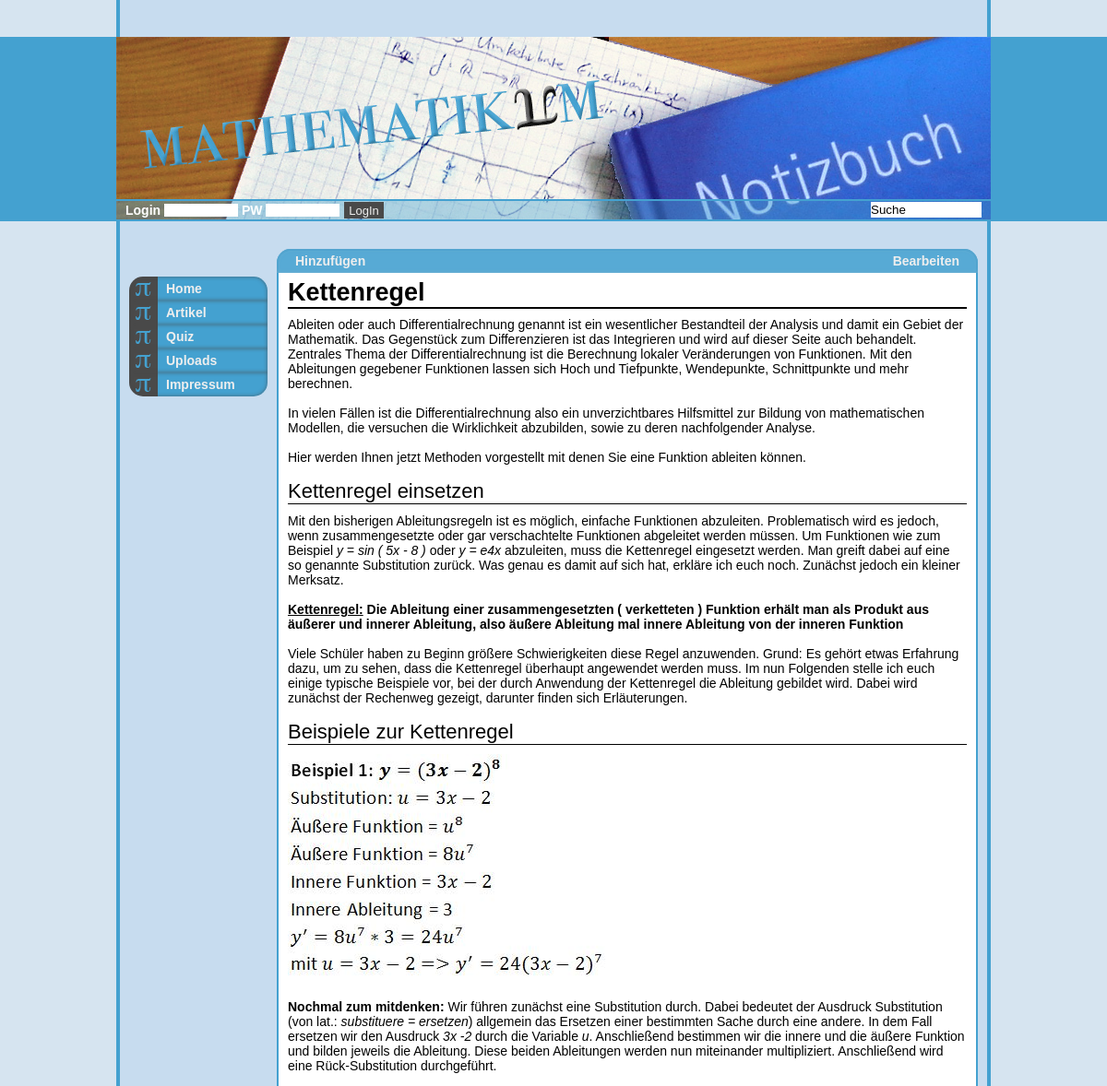
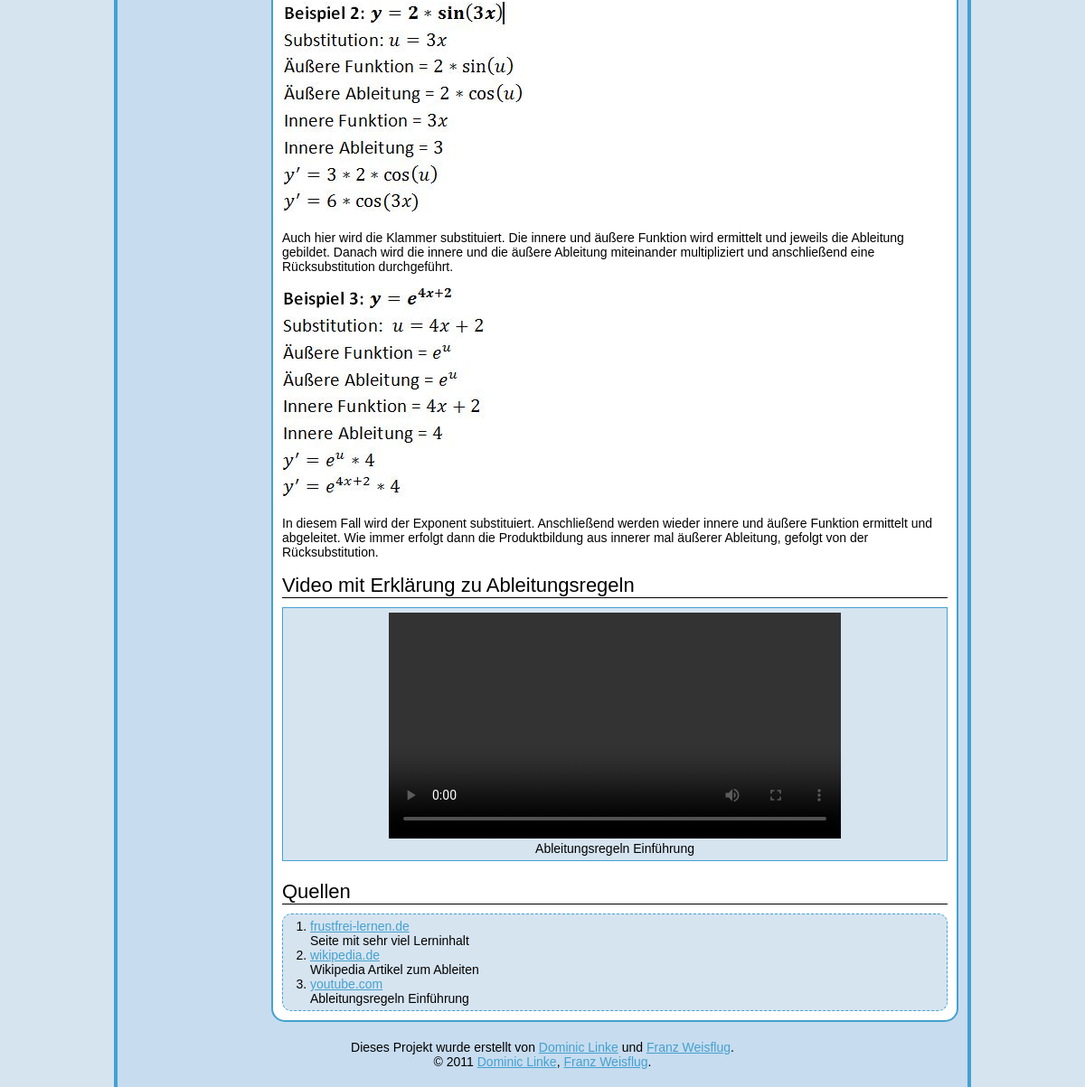
The app's page /index.php?artikelid=6 with its own data (2 pictures, top to bottom).
### tables this page shows
CREATE TABLE IF NOT EXISTS `matheeintraege` (
  `id` int(3) NOT NULL AUTO_INCREMENT,
  `name` varchar(50) DEFAULT 'nix',
  `inhalt` longtext,
  PRIMARY KEY (`id`)
);

CREATE TABLE IF NOT EXISTS `navi` (
  `id` int(1) DEFAULT NULL,
  `name` varchar(20) DEFAULT NULL,
  `inhalt` longtext
);

### navi.php (the view, shortened to what this page needs)
<ul>
	<?php
	    $sql_navi="select * from navi";
		$db_erg_navi = mysql_query($sql_navi);
		while ($zeile_navi = mysql_fetch_array( $db_erg_navi, MYSQL_ASSOC)){
			echo "<li>";
			if($zeile_navi['name']=='Artikel' || $zeile_navi['id']=='2'){
				echo "<span class='nolink'>".$zeile_navi['name']."</span>";
			}
			else if ($zeile_navi['name']=='Quiz' || $zeile_navi['id']=='3'){
				echo "<span class='nolink'>".$zeile_navi['name']."</span>";
			}
			else {
				echo "<a href='index.php?naviid=".$zeile_navi['id']."'>";
				echo $zeile_navi['name'];
				echo "</a>";
			}
			echo "</li>";
		}
	?>
</ul>

### content_artikelid.php (shortened to what this page needs)
<?php
	$sql_content="SELECT * FROM  `matheeintraege` WHERE `matheeintraege`.`id` =".$artikelid;
	$db_erg_content = mysql_query($sql_content);
	while ($zeile_content = mysql_fetch_array( $db_erg_content, MYSQL_ASSOC)){
		$title_content = $zeile_content['name'];
		$inhalt_content = nl2br($zeile_content['inhalt']);
		include 'content_parser.php';
	}
?>

### content_parser.php (shortened to what this page needs)
<?php
	function linkLenght($treffer) {
		$url = trim($treffer[1]);
		if(substr($url,0,7)!= 'http://' && substr($url,0,7)!= 'uploads' && substr($url,0,7)!= 'mailto:' && substr($url,0,5)!= 'index')
			$url = "http://".$url;
		if(strlen(trim($treffer[2]))!=0)
			$linkname = $treffer[2];
		else
			$linkname = $treffer[1];
		$ergebnis = "<a href=\"".$url."\" target=\"_blank\">".$linkname."</a>";
		return $ergebnis;
	}
	function picSize($treffer) {
		return " <img src=\"".$treffer[1]."\" alt=\"".$treffer[1]."\">";
	}
	function src_umwandeln($a){
		return "[source]uploads/".rawurlencode($a[1])."[/source]";
	}
	function source_type($b) {
		if($b[2]=='wav') {
			return '<source src="'.$b[1].'.'.$b[2].'" type="audio/'.$b[2].'" />';
		}
		else {
			return '<source src="'.$b[1].'.'.$b[2].'" type="video/'.$b[2].'" />';
		}
	}
	$inhalt_content = preg_replace_callback('/\[source\]uploads\/(.*)\[\/source\]/Usi', 'src_umwandeln', $inhalt_content);
	$inhalt_content = preg_replace("/\[fett\](.*)\[\/fett\]/Usi", "<b>\\1</b>", $inhalt_content);
	$inhalt_content = preg_replace("/\[kursiv\](.*)\[\/kursiv\]/Usi", "<i>\\1</i>", $inhalt_content);
	$inhalt_content = preg_replace("/\[unterstrichen\](.*)\[\/unterstrichen\]/Usi", "<u>\\1</u>", $inhalt_content);
	$inhalt_content = preg_replace("/\[farbe=(.*)\](.*)\[\/farbe\]/Usi", "<span style=\"color:\\1;\">\\2</span>", $inhalt_content);
	$inhalt_content = preg_replace_callback("/\[link=(.*)\](.*)\[\/link\]/Usi", 'linkLenght', $inhalt_content);
	$inhalt_content = preg_replace_callback("/\[bild\](.*)\[\/bild\]/Usi", 'picSize', $inhalt_content);
	$inhalt_content = preg_replace("/\[uberschrift\](.*)\[\/uberschrift\]/Usi", "<div class=\"headline-small\">\\1</div>", $inhalt_content);
	$inhalt_content = preg_replace("/\[absatz\](.*)\[\/absatz\]/Usi", "<div class=\"absatz\">\\1<div style=\"clear: both;\"></div></div>", $inhalt_content);
	$inhalt_content = preg_replace("/\[links\](.*)\[\/links\]/Usi", "<div class=\"links\">\\1</div>", $inhalt_content);
	$inhalt_content = preg_replace("/\[rechts\](.*)\[\/rechts\]/Usi", "<div class=\"rechts\">\\1</div>", $inhalt_content);
	$inhalt_content = preg_replace("/\[mitte\](.*)\[\/mitte\]/Usi", "<div class=\"mitte\">\\1</div>", $inhalt_content);
	$inhalt_content = preg_replace("/\[quellen\](.*)\[\/quellen\]/Usi", "<div class=\"headline-small\">Quellen</div><ul id=\"quellen\">\\1</ul>", $inhalt_content);
	$inhalt_content = preg_replace("/\[eintrag\](.*)\[\/eintrag\]/Usi", "<li>\\1</li>", $inhalt_content);
	$inhalt_content = preg_replace("/\<\/li\>\<br \/\>/Usi", "</li>", $inhalt_content);
	$inhalt_content = preg_replace("/\[video\](.*)\[\/video\]/Usi", "<video class=\"video\" controls=\"controls\">\\1 Browser unterstützt Video tag nicht.</video>", $inhalt_content);
	$inhalt_content = preg_replace("/\[audio\](.*)\[\/audio\]/Usi", "<audio class=\"audio\" controls=\"controls\">\\1 Browser unterstützt Audio tag nicht.</audio>", $inhalt_content);
	$inhalt_content = preg_replace_callback("/\[source\](.*)\.(.*)\[\/source\]/Usi", 'source_type', $inhalt_content);
	$inhalt_content = preg_replace("/\<\/div\>\<br \/\>/Usi", "</div>", $inhalt_content);
	$inhalt_content = preg_replace("/†/Usi", "", $inhalt_content);
	echo '<div class="headline-big">'.$title_content.'</div>';
	echo $inhalt_content;
?>

### content/stylesheet/style.css (style rules this page uses)
a { color: #eeeeee; text-decoration: none; display: block; padding: 0px 0px 0px 40px; }
body { margin: 0px; padding: 0px; font-family: Verdana, Helvetica, Arial, sans-serif; background-color: #d6e4f0; font-size: 14px; }
.nolink { padding: 0px 0px 0px 40px; }
#navi ul { margin: 0px 0px 0px 0px; padding: 0px 0px 0px 0px; list-style: none; width: 100%; color: #eeeeee; font-weight: bold; }
#navi ul li { background-color: #44a1d0; background-image: url("../pictures/li-bg.png"); background-repeat: no-repeat; position: relative; padding: 5px 0px 5px 0px; box-shadow: inset 0px 0px 4px rgba(73, 73, 73, 0.7); cursor: pointer; }
#navi ul li:last-child { border-bottom-left-radius: 15px; border-bottom-right-radius: 15px; }
#navi ul li:first-child { border-top-left-radius: 15px; border-top-right-radius: 15px; }
img { margin: 0px; }
#content a { color: #44a1d0; text-decoration: underline; display: inline; padding: 0px 0px 0px 0px; }
.headline-big { font-size: 27px; border-style: solid; border-color: #000000; border-width: 0px 0px 2px 0px; margin: 0px 0px 9px 0px; font-weight: bold; }
.headline-small { font-size: 22px; border-style: solid; border-color: #000000; border-width: 0px 0px 1px 0px; margin: 0px 0px 10px 0px; }
.mitte { background-color: #d6e4f0; border-style: solid; border-color: #44a1d0; border-width: 1px 1px 1px 1px; padding: 5px 5px 5px 5px; margin: 3px 0px 5px 0px; text-align: center; overflow: auto; }
#quellen { list-style-type: decimal; padding: 5px 0px 5px 30px; background-color: #d6e4f0; border-style: dashed; border-color: #44a1d0; border-width: 1px 1px 1px 1px; border-radius: 10px; margin: 0px; }
.video { width: 300px; }
.mitte video { width: 500px; }
#content img { max-width: 700px; max-height: 600px; }

### records on screen
matheeintraege: name "Kettenregel", inhalt "Ableiten oder auch Differentialrechnung genannt ist ein wesentlicher Bestandteil der Analysis und damit ein Gebiet der Mathematik. Das Gegenstück zum Differenzieren ist das Integrieren und wird auf dieser Seite auch behandelt. Zentrales Thema der Differentialrechnung ist die Berechnung lokaler Veränderungen von Funktionen. Mit den Ableitungen gegebener Funktionen lassen sich Hoch und Tiefpunkte, Wendepunkte, Schnittpunkte und mehr berechnen. In vielen Fällen ist die Differentialrechnung also ein unverzichtbares Hilfsmittel zur Bildung von mathematischen Modellen, die versuchen die Wirklichkeit abzubilden, sowie zu deren nachfolgender Analyse. Hier werden Ihnen jetzt Methoden vorgestellt mit…", linkname "frustfrei-lernen.de wikipedia.de youtube.com"
navi: name "Home"
navi: name "Artikel"
navi: name "Quiz"
navi: name "Uploads"
navi: name "Impressum"
